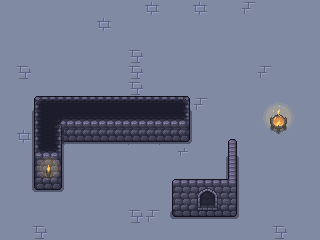

Tiled map render using the project's own tile images. Description and the whole map definition, tile-layer contents included, below:
An orthogonal 20x15 tile map with 16x16 px tiles, 3 tile layers (floor, walls, objects), 3 tilesets and 9 objects (3x Enemy).

<map version="1.10" tiledversion="1.11.2" orientation="orthogonal" renderorder="right-down" width="20" height="15" tilewidth="16" tileheight="16" infinite="0" nextlayerid="8" nextobjectid="147">
 <editorsettings>
  <export format="tmx" />
 </editorsettings>
 <tileset firstgid="1" source="walls_floor.tsx" />
 <tileset firstgid="300" source="Objects.tsx" />
 <tileset firstgid="444" source="fire_animation.tsx" />
 <layer id="2" name="floor" width="20" height="15">
  <data encoding="csv">
80,80,80,80,80,80,80,80,80,285,80,80,285,80,80,298,80,80,80,80,
80,80,80,80,80,80,285,80,80,80,80,80,80,80,80,80,80,80,80,80,
80,80,80,80,80,80,80,80,80,80,80,80,80,80,80,80,80,80,80,80,
80,80,80,80,80,80,80,80,286,80,80,80,80,80,80,80,80,80,80,80,
80,286,80,80,80,80,80,80,286,80,80,80,80,80,80,80,298,80,80,80,
80,80,80,80,80,80,80,80,286,80,80,80,80,80,80,80,80,80,80,80,
80,80,80,80,80,80,80,80,80,80,80,80,298,80,80,80,80,80,80,80,
80,80,80,80,80,80,80,80,80,80,80,80,80,80,80,80,80,80,80,80,
80,285,80,80,80,80,80,80,80,80,80,80,80,80,80,80,80,80,80,80,
80,80,80,80,80,80,80,80,80,80,80,299,80,80,80,80,80,80,80,80,
80,80,80,80,80,80,80,80,80,80,80,80,80,80,80,80,80,80,80,80,
80,80,80,80,80,80,80,80,80,80,80,80,80,80,80,80,80,80,80,80,
80,80,80,80,80,80,80,80,80,80,80,80,80,80,80,80,80,80,80,80,
80,80,80,80,80,80,80,80,286,298,80,80,80,80,80,80,80,80,80,80,
80,80,286,80,80,80,80,80,80,80,80,80,80,80,80,80,80,286,80,80
</data>
 </layer>
 <layer id="3" name="walls" width="20" height="15">
  <data encoding="csv">
0,0,0,0,0,0,0,0,0,0,0,0,0,0,0,0,0,0,0,0,
0,0,0,0,0,0,0,0,0,0,0,0,0,0,0,0,0,0,0,0,
0,0,0,0,0,0,0,0,0,0,0,0,0,0,0,0,0,0,0,0,
0,0,0,0,0,0,0,0,0,0,0,0,0,0,0,0,0,0,0,0,
0,0,0,0,0,0,0,0,0,0,0,0,0,0,0,0,0,0,0,0,
0,0,0,0,0,0,0,0,0,0,0,0,0,0,0,0,0,0,0,0,
0,0,1,2,2,2,2,2,2,2,2,3,0,0,0,0,0,0,0,0,
0,0,14,4,28,28,28,28,28,28,28,29,0,0,0,0,0,0,0,0,
0,0,14,10,24,25,34,34,24,25,34,55,0,0,159,0,0,0,0,0,
0,0,27,29,37,0,0,0,37,38,0,0,0,0,172,0,0,0,0,0,
0,0,40,42,50,51,0,0,0,51,0,0,0,0,185,0,0,0,0,0,
0,0,53,55,0,0,0,0,0,0,196,199,199,199,202,0,0,0,0,0,
0,0,0,0,0,0,0,0,0,0,209,212,212,212,215,0,0,0,0,0,
0,0,0,0,0,0,0,0,0,0,222,225,225,225,228,0,0,0,0,0,
0,0,0,0,0,0,0,0,0,0,0,0,0,0,0,0,0,0,0,0
</data>
 </layer>
 <layer id="6" name="objects" width="20" height="15">
  <data encoding="csv">
0,0,0,0,0,0,0,0,0,0,0,0,0,0,0,0,0,0,0,0,
0,0,0,0,0,0,0,0,0,0,0,0,0,0,0,0,0,0,0,0,
0,0,0,0,0,0,0,0,0,0,0,0,0,0,0,0,0,0,0,0,
0,0,0,0,0,0,0,0,0,0,0,0,0,0,0,0,0,0,0,0,
0,0,0,0,0,0,0,0,0,0,0,0,0,0,0,0,0,0,0,0,
0,0,0,0,0,0,0,0,0,0,0,0,0,0,0,0,0,0,0,0,
0,0,0,0,0,0,0,0,0,0,0,0,0,0,0,0,584,585,586,0,
0,0,0,0,0,0,0,0,0,0,0,0,0,0,0,0,595,596,597,0,
0,0,0,0,0,0,0,0,0,0,0,0,0,0,0,0,606,607,608,0,
0,0,444,445,0,0,0,0,0,0,0,0,0,0,0,0,0,0,0,0,
0,0,455,456,0,0,0,0,0,0,0,0,0,0,0,0,0,0,0,0,
0,0,466,467,0,0,0,0,0,0,0,0,244,245,0,0,0,0,0,0,
0,0,0,0,0,0,0,0,0,0,0,0,257,258,0,0,0,0,0,0,
0,0,0,0,0,0,0,0,0,0,0,0,270,271,0,0,0,0,0,0,
0,0,0,0,0,0,0,0,0,0,0,0,0,0,0,0,0,0,0,0
</data>
 </layer>
 <objectgroup id="7" name="entities">
  <object id="131" name="Enemy" x="51" y="39">
   <point />
  </object>
  <object id="132" name="Enemy" x="226" y="47">
   <point />
  </object>
  <object id="133" name="Enemy" x="124.5" y="209">
   <point />
  </object>
 </objectgroup>
 <objectgroup id="4" name="collisions">
  <object id="137" x="269.25" y="116" width="18.75" height="10.75" />
  <object id="142" x="32" y="112" width="160" height="32" />
  <object id="143" x="32" y="144" width="32" height="48" />
  <object id="144" x="176" y="208" width="64" height="8.75" />
  <object id="145" x="224" y="160" width="16" height="48" />
  <object id="146" x="176" y="192" width="48" height="16" />
 </objectgroup>
</map>
